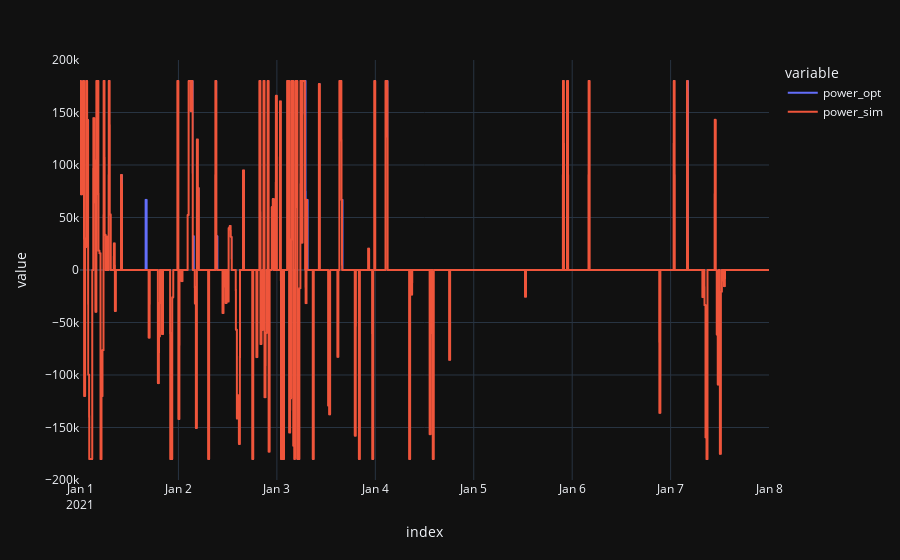

Source (notebook cell):
### Code cell
df[["power_opt", "power_sim"]].plot(template=template)

### Figure 1 — Plotly figure (JSON) as saved in the notebook; plotly's stock layout.template omitted (floating-point values rounded to 4 significant figures; data arrays with more than 128 entries replaced by an {"elided": "..."} marker saying what was removed)
{"data": [{"hovertemplate": "variable=power_opt<br>index=%{x}<br>value=%{y}<extra></extra>", "legendgroup": "power_opt", "line": {"color": "#636efa", "dash": "solid"}, "marker": {"symbol": "circle"}, "mode": "lines", "name": "power_opt", "showlegend": true, "type": "scattergl", "x": {"elided": "10080 str values"}, "xaxis": "x", "y": {"elided": "10080 float values"}, "yaxis": "y"}, {"hovertemplate": "variable=power_sim<br>index=%{x}<br>value=%{y}<extra></extra>", "legendgroup": "power_sim", "line": {"color": "#EF553B", "dash": "solid"}, "marker": {"symbol": "circle"}, "mode": "lines", "name": "power_sim", "showlegend": true, "type": "scattergl", "x": {"elided": "10080 str values"}, "xaxis": "x", "y": {"elided": "10080 float values"}, "yaxis": "y"}], "layout": {"legend": {"title": {"text": "variable"}, "tracegroupgap": 0}, "margin": {"t": 60}, "xaxis": {"anchor": "y", "domain": [0, 1], "title": {"text": "index"}}, "yaxis": {"anchor": "x", "domain": [0, 1], "title": {"text": "value"}}}}
